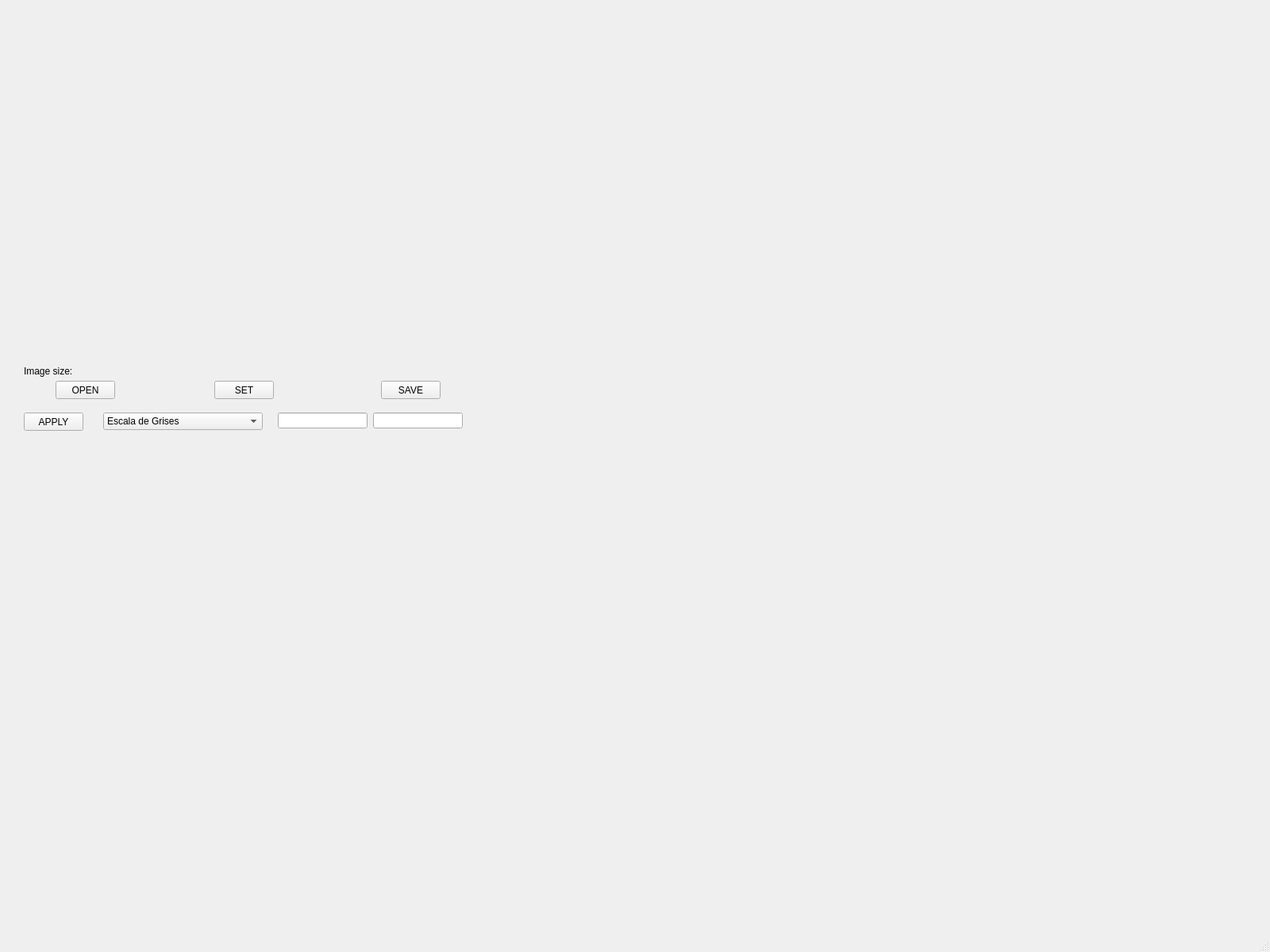
<?xml version="1.0" encoding="UTF-8"?>
<ui version="4.0">
 <class>MainWindow</class>
 <widget class="QMainWindow" name="MainWindow">
  <property name="geometry">
   <rect>
    <x>0</x>
    <y>0</y>
    <width>1600</width>
    <height>1200</height>
   </rect>
  </property>
  <property name="windowTitle">
   <string>MainWindow</string>
  </property>
  <widget class="QWidget" name="centralwidget">
   <widget class="QLabel" name="label">
    <property name="geometry">
     <rect>
      <x>0</x>
      <y>50</y>
      <width>421</width>
      <height>391</height>
     </rect>
    </property>
    <property name="text">
     <string/>
    </property>
   </widget>
   <widget class="QLabel" name="label_2">
    <property name="geometry">
     <rect>
      <x>440</x>
      <y>50</y>
      <width>421</width>
      <height>391</height>
     </rect>
    </property>
    <property name="text">
     <string/>
    </property>
   </widget>
   <widget class="QPushButton" name="pushButton">
    <property name="geometry">
     <rect>
      <x>30</x>
      <y>520</y>
      <width>75</width>
      <height>23</height>
     </rect>
    </property>
    <property name="text">
     <string>APPLY</string>
    </property>
   </widget>
   <widget class="QComboBox" name="comboBox">
    <property name="geometry">
     <rect>
      <x>130</x>
      <y>520</y>
      <width>201</width>
      <height>22</height>
     </rect>
    </property>
    <item>
     <property name="text">
      <string>Escala de Grises</string>
     </property>
    </item>
    <item>
     <property name="text">
      <string>Umbralización</string>
     </property>
    </item>
    <item>
     <property name="text">
      <string>Suavizado</string>
     </property>
    </item>
    <item>
     <property name="text">
      <string>Apertura</string>
     </property>
    </item>
    <item>
     <property name="text">
      <string>Cerradura</string>
     </property>
    </item>
   </widget>
   <widget class="QLineEdit" name="lineEdit">
    <property name="geometry">
     <rect>
      <x>350</x>
      <y>520</y>
      <width>113</width>
      <height>20</height>
     </rect>
    </property>
   </widget>
   <widget class="QLineEdit" name="lineEdit_2">
    <property name="geometry">
     <rect>
      <x>470</x>
      <y>520</y>
      <width>113</width>
      <height>20</height>
     </rect>
    </property>
   </widget>
   <widget class="QPushButton" name="pushButton_2">
    <property name="geometry">
     <rect>
      <x>270</x>
      <y>480</y>
      <width>75</width>
      <height>23</height>
     </rect>
    </property>
    <property name="text">
     <string>SET</string>
    </property>
   </widget>
   <widget class="QPushButton" name="pushButton_3">
    <property name="geometry">
     <rect>
      <x>70</x>
      <y>480</y>
      <width>75</width>
      <height>23</height>
     </rect>
    </property>
    <property name="text">
     <string>OPEN</string>
    </property>
   </widget>
   <widget class="QPushButton" name="pushButton_4">
    <property name="geometry">
     <rect>
      <x>480</x>
      <y>480</y>
      <width>75</width>
      <height>23</height>
     </rect>
    </property>
    <property name="text">
     <string>SAVE</string>
    </property>
   </widget>
   <widget class="QLabel" name="label_3">
    <property name="geometry">
     <rect>
      <x>30</x>
      <y>460</y>
      <width>111</width>
      <height>16</height>
     </rect>
    </property>
    <property name="text">
     <string>Image size:</string>
    </property>
   </widget>
  </widget>
  <widget class="QMenuBar" name="menubar">
   <property name="geometry">
    <rect>
     <x>0</x>
     <y>0</y>
     <width>1600</width>
     <height>21</height>
    </rect>
   </property>
  </widget>
  <widget class="QStatusBar" name="statusbar"/>
 </widget>
 <resources/>
 <connections/>
</ui>
